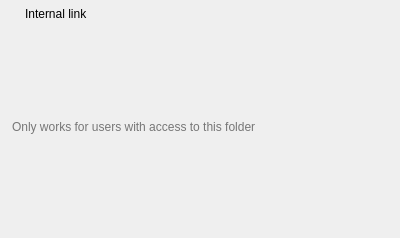
<?xml version="1.0" encoding="UTF-8"?>
<ui version="4.0">
 <class>OCC::InternalLinkWidget</class>
 <widget class="QWidget" name="OCC::InternalLinkWidget">
  <property name="geometry">
   <rect>
    <x>0</x>
    <y>0</y>
    <width>400</width>
    <height>238</height>
   </rect>
  </property>
  <property name="sizePolicy">
   <sizepolicy hsizetype="MinimumExpanding" vsizetype="Fixed">
    <horstretch>0</horstretch>
    <verstretch>0</verstretch>
   </sizepolicy>
  </property>
  <layout class="QVBoxLayout" name="verticalLayout">
   <property name="spacing">
     <number>0</number>
   </property>
   <property name="leftMargin">
     <number>12</number>
   </property>
   <property name="topMargin">
     <number>0</number>
   </property>
   <property name="rightMargin">
     <number>20</number>
   </property>
   <item>
    <layout class="QHBoxLayout" name="horizontalLayout">
     <property name="spacing">
      <number>6</number>
     </property>
     <property name="rightMargin">
      <number>0</number>
     </property>
     <item>
      <widget class="QLabel" name="internalLinkIconLabel">
       <property name="text">
        <string notr="true"/>
       </property>
       <property name="pixmap">
        <pixmap resource="../../theme.qrc">:/client/theme/public.svg</pixmap>
       </property>
       <property name="alignment">
        <set>Qt::AlignRight|Qt::AlignTrailing|Qt::AlignVCenter</set>
       </property>
      </widget>
     </item>
     <item>
      <widget class="QLabel" name="internalLinkLabel">
       <property name="text">
        <string>Internal link</string>
       </property>
      </widget>
     </item>
     <item>
      <spacer name="horizontalSpacer">
       <property name="orientation">
        <enum>Qt::Horizontal</enum>
       </property>
       <property name="sizeHint" stdset="0">
        <size>
         <width>40</width>
         <height>25</height>
        </size>
       </property>
      </spacer>
     </item>
     <item>
      <widget class="QProgressIndicator" name="internalLinkProgressIndicator" native="true">
       <property name="sizePolicy">
        <sizepolicy hsizetype="Fixed" vsizetype="Fixed">
         <horstretch>0</horstretch>
         <verstretch>0</verstretch>
        </sizepolicy>
       </property>
       <property name="minimumSize">
        <size>
         <width>28</width>
         <height>27</height>
        </size>
       </property>
      </widget>
     </item>
     <item>
      <spacer name="horizontalSpacer_2">
       <property name="orientation">
        <enum>Qt::Horizontal</enum>
       </property>
       <property name="sizeHint" stdset="0">
        <size>
         <width>40</width>
         <height>25</height>
        </size>
       </property>
      </spacer>
     </item>
     <item>
      <widget class="QPushButton" name="copyInternalLinkButton">
       <property name="text">
        <string/>
       </property>
       <property name="icon">
        <iconset resource="../../theme.qrc">
         <normaloff>:/client/theme/copy.svg</normaloff>:/client/theme/copy.svg</iconset>
       </property>
       <property name="checkable">
        <bool>false</bool>
       </property>
       <property name="flat">
        <bool>true</bool>
       </property>
      </widget>
     </item>
    </layout>
   </item>
   <item>
    <widget class="QLabel" name="infoMessage">
     <property name="enabled">
      <bool>true</bool>
     </property>
     <property name="styleSheet">
      <string notr="true">color: rgb(118, 118, 118)</string>
     </property>
     <property name="text">
      <string>Only works for users with access to this folder</string>
     </property>
     <property name="wordWrap">
      <bool>true</bool>
     </property>
    </widget>
   </item>
  </layout>
 </widget>
 <layoutdefault spacing="6" margin="11"/>
 <customwidgets>
  <customwidget>
   <class>QProgressIndicator</class>
   <extends>QWidget</extends>
   <header>QProgressIndicator.h</header>
   <container>1</container>
  </customwidget>
 </customwidgets>
 <resources>
  <include location="../../theme.qrc"/>
 </resources>
 <connections/>
</ui>
